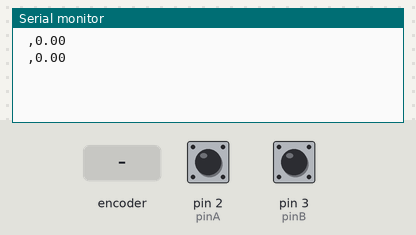
Bench run of a sketch on a simulated Arduino Uno, built with avr-gcc and run on an emulated ATmega328P. On the bench: the last lines printed to the serial monitor. Inputs (shaded band) come from the test bench; at power-on: pin 2 (pinA) HIGH, pin 3 (pinB) HIGH.

Above: at 1.2 s.
1.3 s: rotary encoder on pin 2 (pinA) / pin 3 (pinB) turned 1 step (first pin leading)
At 2.8 s:
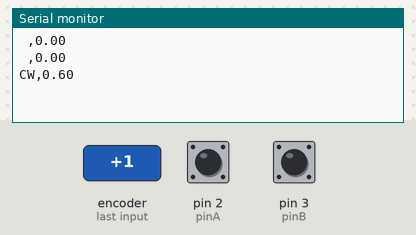
4.5 s: rotary encoder on pin 2 (pinA) / pin 3 (pinB) turned 2 steps (second pin leading)
At 5.6 s:
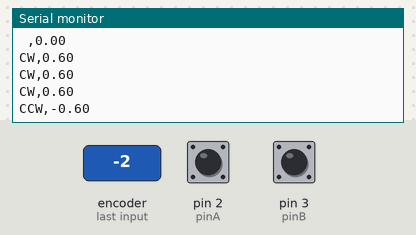

The sketch:

Efficient_Rotary.ino
```cpp
#define pinA 2
#define pinB 3


float count = 0.0;
float angle = 0.0;
bool lastStateA;
bool newStateA;
String angle_str = " ";
String dataLabel1 = "Direction";
String dataLabel2 = "Angle";
String dir_A = "CW";
String dir_B = "CCW";
int freq = 1000;
bool label = true;

void setup() {
  // put your setup code here, to run once:

  Serial.begin(9600);
  pinMode(pinA,INPUT_PULLUP);
  pinMode(pinB,INPUT_PULLUP);


  attachInterrupt(digitalPinToInterrupt(pinA),interruptA,RISING);

  lastStateA = digitalRead(pinA);

}

void loop() {
  // put your main code here, to run repeatedly:
  // while(label){
  //   Serial.print(dataLabel1);
  //   Serial.print(",");
  //   Serial.println(dataLabel2);
  //   label = false;
  // }

  angle = (count / 600) * 360;
  Serial.print(angle_str);
  Serial.print(",");
  Serial.println(angle);
  delay(freq);
}

void interruptA()
{
  newStateA = digitalRead(pinA);

  if (newStateA != digitalRead(pinB))
  {
    if(count < 600){
    count++;
    angle_str = dir_A;
  }
    else if(count >= 600) {
      count = 0;
    }
  }

  else
  {
    if (count > -600){
    count--;
    angle_str = dir_B;
    }
    else if (count <= -600) {
      count = 0;
    }
  }

  lastStateA = newStateA;
}
```

Measured:
- after the input at 1.3 s, the serial monitor: prints a new line after 0.70 s (image 1)
- after the input at 4.5 s, the serial monitor: prints a new line after 0.50 s (image 2)
